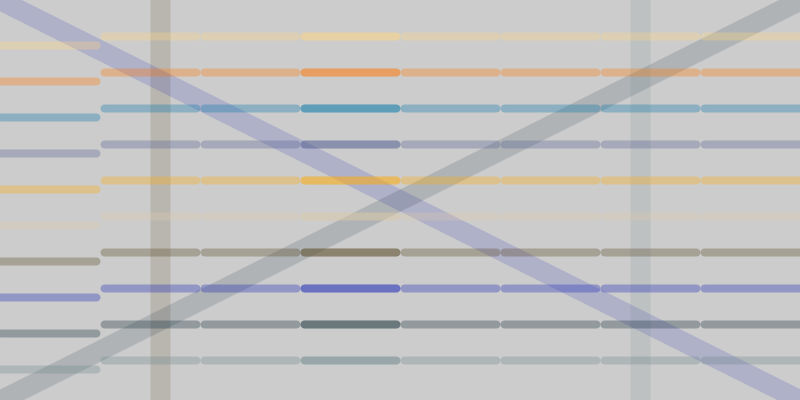
Frame 1 (no input)
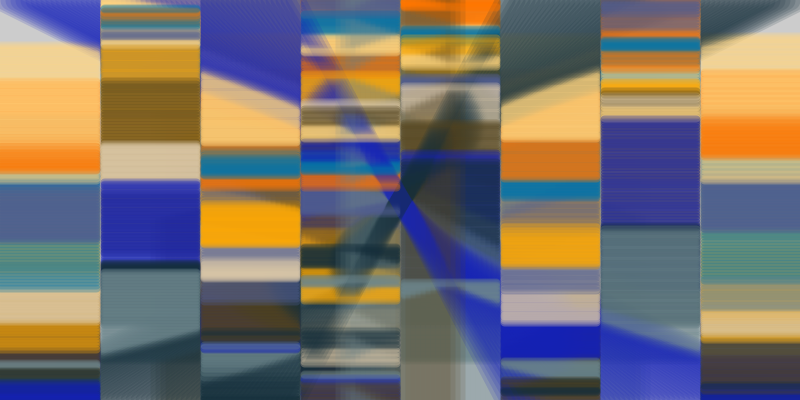
Frame 60 (the mouse pressed at the canvas centre just before this capture)
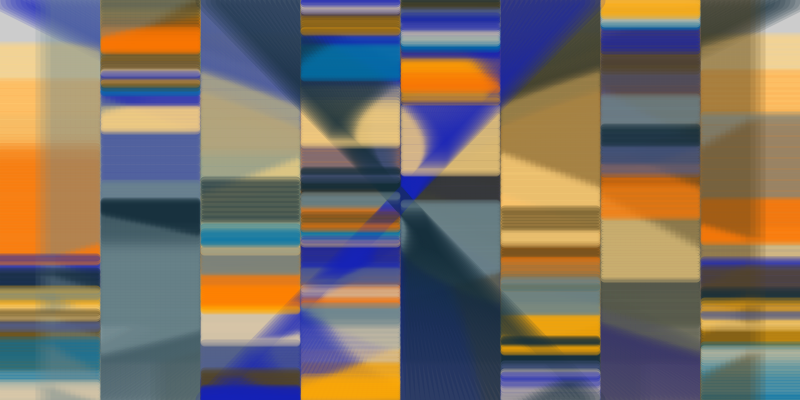
Frame 120 (the mouse held since frame 60 and released just before this capture)

The Processing sketch that drew these frames (run headless with seeded random() and noise(); from frame 60 on, the mouse is pressed at the canvas centre):

// Processing sketch: processing_15362
// ── processing_15362.pde

/* 

Sean Thompson 11/12/10

- This is a project I did for my Processing class. It is intended to be a screen saver but the size is set to 
  800 by 400 just for demonstration purposes. The code is set up so the size can be changed freely, so just 
  make it screen.width by screen.height and uncomment the mouseMoved and keyPressed at the very bottom to enable
  full screen saver functionality. 
  
*/


Line [] ln; 
int startX = width/5; 
int startY = height/11;
int colorNum;
int palette = 1; 
int frameNum = frameCount; 

void setup() {

  size (800, 400);
  strokeWeight (5); 
  frameRate (45); 

  ln = new Line[94];


  ln[0] = new Line (width/5, 0, width/5, height, 5, 1);          // Populates array with the big vertical lines
  ln[1] = new Line (0, 0, width, height, 5, 1);
  ln[2] = new Line (width, 0, 0, height, 5, 1);
  ln[3] = new Line ((width/5)*4, 0, (width/5)*4, height, 5, 1);

  for (int i = 4; i < 14; i ++) {                      // Populates array with 1st row of horizontal lines
    startY += height/11;
    ln[i] = new Line (0, startY, (width/8)-4, startY, random(1, 3), 1);
  }

  startY = 0; 

  for (int i = 14; i < 24; i ++) {                      // Populates array with 2nd row of horizontal lines
    startY += height/11;
    ln[i] = new Line ((width/8)+4, startY, 2*(width/8)-4, startY, random(1, 3), -1);
  }

  startY = 0; 

  for (int i = 24; i < 34; i ++) {                      // Populates array with 3rd row of horizontal lines
    startY += height/11;
    ln[i] = new Line (2*(width/8)+4, startY, 3*(width/8)-4, startY, random(1, 3), 1);
  }

  startY = 0;

  for (int i = 34; i < 44; i ++) {                      // Populates array with 4th row of horizontal lines
    startY += height/11;
    ln[i] = new Line (3*(width/8)+4, startY, 4*(width/8)-4, startY, random(1, 3),- 1);
  }

  startY = 0; 

  for (int i = 44; i < 54; i ++) {                     // Populates array with 5th row of horizontal lines
    startY += height/11;
    ln[i] = new Line (3*(width/8)+4, startY, 4*(width/8)-4, startY, random(1, 3), 1);
  }

  startY = 0;

  for (int i = 54; i < 64; i ++) {                      // Populates array with 6th row of horizontal lines
    startY += height/11;
    ln[i] = new Line (4*(width/8)+4, startY, 5*(width/8)-4, startY, random(1, 3), -1);
  }

  startY = 0; 

  for (int i = 64; i < 74; i ++) {                      // Populates array with 7th row of horizontal lines
    startY += height/11;
    ln[i] = new Line (5*(width/8)+4, startY, 6*(width/8)-4, startY, random(1, 3), 1);
  }

  startY = 0; 

  for (int i = 74; i < 84; i ++) {                      // Populates array with 8th row of horizontal lines
    startY += height/11;
    ln[i] = new Line (6*(width/8)+4, startY, 7*(width/8)-4, startY, random(1, 3), -1);
  }

  startY = 0; 

  for (int i = 84; i < 94; i ++) {                      // Populates array with 9th row of horizontal lines (I have no idea why I have 9 rows)
    startY += height/11;
    ln[i] = new Line (7*(width/8)+4, startY, width, startY, random(1, 3), 1);
  }

  for (int i = 0; i < 94; i ++) {                       // Applies a color from the arrays to each line 
    ln[i].lineColor (colorNum, palette); 
    colorNum += 1; 
    if (colorNum > 9) {
      colorNum = 0;
    }
  }
}


void draw() {
  //backdrop ();


  for (int i = 0; i < 4; i ++) {                       // Draws vertical lines to canvas
    ln[i].display (20, 40);
  }
  for (int i = 4; i < 94; i ++) {                      // Draws horizontal lines to canvas
    ln[i].display (8, 80);
  }
  
  ln[0].move1 ();                                      // Aqpply the proper move functions to the big lines
  ln[1].move3 ();
  ln[2].move2 ();
  ln[3].move4 ();
  for (int i = 4; i < 94; i ++) {                       // Applies the move function for the horizontal lines
    ln[i].move5 ();
  }

  if (ln[0].x1 <= 0 || ln[0].x2 <= 0 || ln[0].x1 >= width || ln[0].x2 >= width ) {                //   This whole block of if statments makes all line bounce off the enge of the screen 
    ln[0].direction *= -1;
  }
  if (ln[1].x1 <= 0 || ln[1].x2 <= 0 || ln[1].x1 >= width || ln[1].x2 >= width ) {                   
    ln[1].direction *= -1;
  }
  if (ln[2].x1 <= 0 || ln[2].x2 <= 0 || ln[2].x1 >= width || ln[2].x2 >= width ) {                   
    ln[2].direction *= -1;
  }
  if (ln[3].x1 <= 0 || ln[3].x2 <= 0 || ln[3].x1 >= width || ln[3].x2 >= width ) {                   
    ln[3].direction *= -1;
  }
  for (int i = 4; i < 94; i ++) {
    if (ln[i].y1 <= 0 || ln[i].y1 >= height || ln[i].y2 <= 0 || ln[i].y2 >= height) {
      ln[i].direction *= -1;
    }
  }

  if (frameCount % 450 == 0) {              // This if statment changes the color pallete every 10 seconds 
    palette ++; 
    if (palette > 3) {
      palette = 1;
    } 

    for (int i = 0; i < 94; i ++) {         
      ln[i].lineColor (colorNum, palette); 
      colorNum += 1; 
      if (colorNum > 9) {
        colorNum = 0;
      }
    }
  }
}

class Line {                        // Define the class for the lines.

  float x1, y1, x2, y2;
  float speed, direction;
  int Color;  


  Line (float x1pos, float y1pos, float x2pos, float y2pos, float s, float d) {          // Constructor function
    x1 = x1pos;
    x2 = x2pos;
    y1 = y1pos; 
    y2 = y2pos;
    speed = s;
    direction = d;
  }

  void display (int strokeWeigh, int trans) {            //Display function
    strokeWeight (strokeWeigh); 
    stroke (Color, trans);
    line (x1, y1, x2, y2);
  }

  void move1 () {                       // These functions apply various types of movement to the lines
    x1 += speed * direction;
    x2 += speed * direction;
  }
  void move2 () {
    x1 += speed *- direction;
    x2 += speed * direction;
  }
  void move3 () {
    x1 += speed * direction;
    x2 += speed * -direction;
  }
  void move4 () {
    x1 += speed * -direction;
    x2 += speed * -direction;
  } 
  void move5 () {
    y1 += speed * direction;
    y2 += speed * direction;
  } 
  void move6 () {
    y1 += speed * -direction;
    y2 += speed * direction;
  } 
  void move7 () {
    y1 += speed * direction;
    y2 += speed * -direction;
  } 

  void lineColor (int i, int arrayNum) {                        // This function contains the 3 color pallets in arrays and define them to the "Color" variable.
    int[] clr1 = {
      #54421C, #1220B7, #132C38, #6B868B, #FFD47F, 
      #FF7700, #0074AA, #515E91, #FFAA00, #DDCAAA
    };

    int[] clr2 = {
      #1EE200, #00A073, #3F9732, #D39EAC, #D30038, 
      #50A089, #B9755C, #B1E2AA, #F74100, #688B81
    };

    int[] clr3 = {
      #502B87, #E2D895, #CBE248, #8C9752, #E2CE48, 
      #812B87, #AAA270, #978E52, #20182D, #C0C5A3
    };

    if (arrayNum == 1) {          
      Color = clr1[i];
    }
    if (arrayNum == 2) {
      Color = clr2[i];
    }
    if (arrayNum == 3) {
      Color = clr3[i];
    }
  }
}

void backdrop () {              // A funtion to make the transparent background. 
  fill (100, 1);
  rect (0, 0, width, height);
}

//void keyPressed () {          // Kill the program if keyborad pressed. 
//  exit (); 
//}
//void mouseMoved () {          // Kill the program if mouse moved. 
//  exit ();
//}
